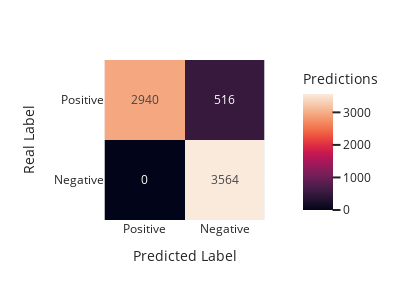

Source (notebook cell):
### Code cell
model.load_state_dict(torch.load('models\LSTMHarmonic_weights_R3Currents.pth'))
print(conf_matrix_total)
metrics = conf_matrix_metrics(conf_matrix_total)
print_metrics(metrics)
plot_confusion_matrix(metrics)

### Figure 1 — Plotly figure (JSON) as saved in the notebook; plotly's stock layout.template omitted (floating-point values rounded to 4 significant figures)
{"data": [{"coloraxis": "coloraxis", "hovertemplate": "Predicted Label: %{x}<br>Real Label: %{y}<br>Predictions: %{z}<extra></extra>", "name": "0", "texttemplate": "%{z}", "type": "heatmap", "x": ["Positive", "Negative"], "xaxis": "x", "y": ["Positive", "Negative"], "yaxis": "y", "z": [[2940, 516], [0, 3564]]}], "layout": {"coloraxis": {"colorbar": {"title": {"text": "Predictions"}}, "colorscale": [[0, "rgb(2,4,25)"], [0.0625, "rgb(24,15,41)"], [0.125, "rgb(47,23,57)"], [0.1875, "rgb(71,28,72)"], [0.25, "rgb(97,30,82)"], [0.3125, "rgb(123,30,89)"], [0.375, "rgb(150,27,91)"], [0.4375, "rgb(177,22,88)"], [0.5, "rgb(203,26,79)"], [0.5625, "rgb(223,47,67)"], [0.625, "rgb(236,76,61)"], [0.6875, "rgb(242,107,73)"], [0.75, "rgb(244,135,95)"], [0.8125, "rgb(245,162,122)"], [0.875, "rgb(246,188,153)"], [0.9375, "rgb(247,212,187)"], [1, "rgb(250,234,220)"]]}, "height": 300, "margin": {"t": 60}, "width": 400, "xaxis": {"anchor": "y", "constrain": "domain", "domain": [0, 1], "scaleanchor": "y", "title": {"text": "Predicted Label"}}, "yaxis": {"anchor": "x", "autorange": "reversed", "constrain": "domain", "domain": [0, 1], "title": {"text": "Real Label"}}}}
